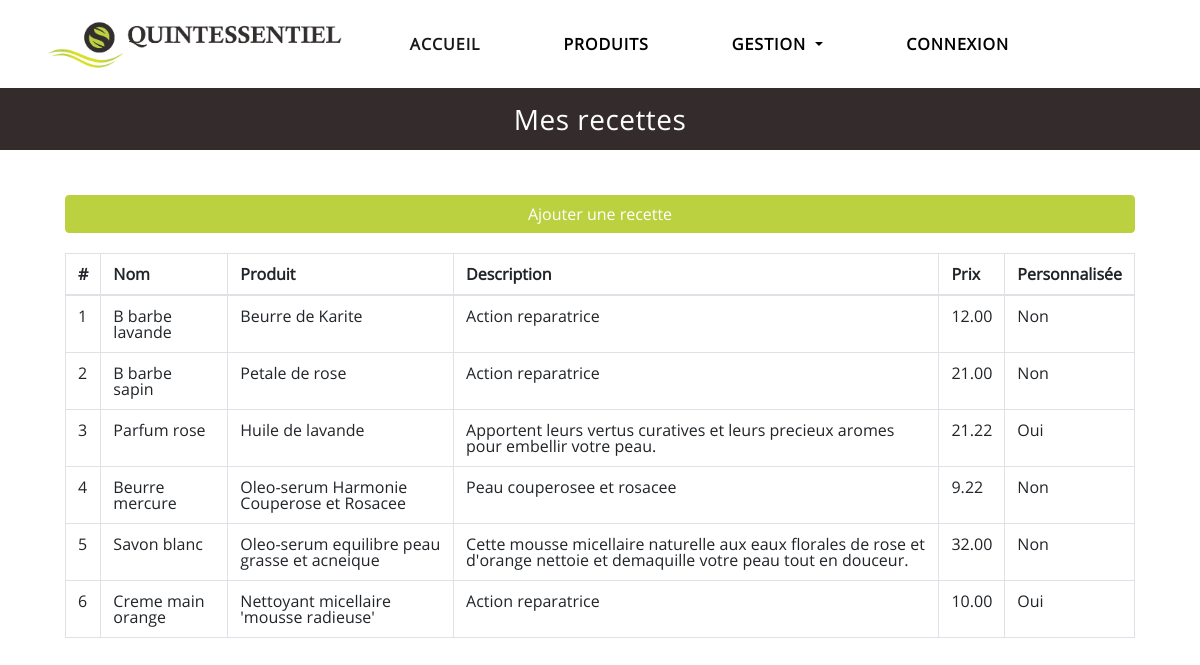
Screenshot of /myrecipes.php with the database file from the repository.
### tables this page shows
CREATE TABLE recipe (
	id_recipe INT NOT NULL AUTO_INCREMENT,
	id_product INT,
	name VARCHAR(255) NOT NULL,
	is_custom BOOLEAN NOT NULL DEFAULT 0,
	steps TEXT,
	PRIMARY KEY (id_recipe),
	FOREIGN KEY (id_product) REFERENCES product(id_product)
);

CREATE TABLE product (
	id_product INT NOT NULL AUTO_INCREMENT,
	name VARCHAR(128) NOT NULL,
	is_sellable BOOLEAN NOT NULL DEFAULT 0,
	description TEXT,
	price DECIMAL(7,2) NOT NULL DEFAULT 0.00,
	quantity INT NOT NULL DEFAULT 0,
	image_path VARCHAR(255),
	PRIMARY KEY (id_product)
);

### phpScripts/MgrDbConnection.php (called while the page is built, shortened)
<?php
class MgrDbConnection
{
    public function __construct($dbname, $username, $password, $err)
    {
        try {
            $this->dbConn = new PDO("mysql:host=localhost;dbname=" . $dbname. ";charset=utf8", $username, $password);
        } catch (PDOException $e) {
            throw new Exception("Error creating the DB Connection" . $e->getMessage());
        }
    }
}

### phpScripts/Recipe/MgrRecipe.php (called while the page is built, shortened)
<?php
require_once 'Recipe.php';
require_once __DIR__ . '/../QueryEngine.php';
require_once __DIR__ . '/../Product/MgrProduct.php';
class MgrRecipe
{
	private $mgrProduct;
	private $recipes;
	private $queryEngine;
	public function __construct()
	{
		$this->mgrProduct = new MgrProduct();
		$this->queryEngine = new QueryEngine();
	}
	public function selectAllRecipes()
	{
		$query = "SELECT * FROM recipe";
		$resultSet = 	$this->queryEngine->executeQuery($query);
		if (!$resultSet) {
			echo "Error while trying to load all recipes";
		} else {
			$this->resultToArray($resultSet);
		}
	}
	private function resultToArray($resultSet)
	{
		$this->recipes = array();
		foreach($resultSet->fetchAll(\PDO::FETCH_NUM) as $result) {
			$this->mgrProduct->getProductById($result[1]);
			$finalProduct = $this->mgrProduct->getProduct();
			$recipe = new Recipe(
				$result[2],
				$finalProduct[0],
				$result[3],
				$result[4]
			);
			$recipe->setId($result[0]);
			$recipe->setIngredients($this->getIngredientsArray($result[0]));
			array_push($this->recipes, $recipe);
		}
	}
	public function getRecipesArray()
	{
		return $this->recipes;
	}
	public function getIngredientsArray($recipeId) {
		$this->mgrProduct->getIngredients($recipeId);
		$ingredients = $this->mgrProduct->getProduct();
		return $ingredients;
	}
	public function getMgrProduct()
	{
		return $this->mgrProduct;
	}
}
?>

### phpScripts/Recipe/Recipe.php (called while the page is built, shortened)
<?php
class Recipe implements JsonSerializable {
	private $id;
	private $name;
	private $ingredients;
	private $finalProduct;
	private $custom;
	private $steps;
	public function __construct($name, $finalProduct, $custom, $steps) {
		$this->name = $name;
		$this->finalProduct = $finalProduct;
		$this->custom = $custom;
		$this->steps = $steps;
	}
	public function jsonSerialize() {
		return array(
				'id'=>$this->id,
				'name'=>$this->name,
				'ingredients'=>$this->ingredients,
				'finalProduct'=>$this->finalProduct,
				'custom'=>$this->custom,
				'steps'=>$this->steps
		);
}
	public function getId()
	{
		return $this->id;
	}
	public function setId($id)
	{
		$this->id = $id;
	}
	public function getName() {
		return $this->name;
	}
	public function setIngredients($ingredients) {
		$this->ingredients = $ingredients;
	}
	public function isCustom() {
		return $this->custom;
	}
}
?>

### phpScripts/QueryEngine.php (called while the page is built, shortened)
<?php
require_once 'MgrDbConnection.php';
class QueryEngine
{
    private $db;
    public function __construct()
    {
        $this->db = new MgrDbConnection("quintessentieldb", "root", "", true);
    }
    public function executeQuery($queryString, $parametersMap=[])
    {
        $conn = $this->db->getDbConn();
        $query = $queryString;
        $loading = $conn->prepare($query);
        foreach ($parametersMap as $key => $value) {
            $loading->bindValue($key, $value);
        }
        try {
            if (!$loading->execute()) {
                throw new Exception("Error");
            } else {
                return $loading;
            }
        } catch (Exception $e) {
            return false;
        }
    }
}

### phpScripts/Product/Product.php (called while the page is built, shortened)
<?php
class Product implements JsonSerializable
{
    private $id;
    private $name;
    private $categories;
    private $isSellable;
    private $price;
    private $description;
    private $quantity;
    private $imagePath;
    private $volumeUsed;
    public function __construct($name, $categories, $isSellable, $price, $description, $quantity, $imagePath, $volumeUsed = 0)
    {
        $this->name = $name;
        $this->categories = $categories;
        $this->isSellable = $isSellable;
        $this->price = $price;
        $this->description = $description;
        $this->quantity = $quantity;
        $this->imagePath = $imagePath;
        $this->volumeUsed = $volumeUsed;
    }
    public function jsonSerialize() {
        return array(
            'id' => $this->id,
            'name' => $this->name,
            'categories' => $this->categories,
            'isSellable' => $this->isSellable,
            'price' => $this->price,
            'description' => $this->description,
            'quantity' => $this->quantity,
            'imagePath' => $this->imagePath,
            'volumeUsed' => $this->volumeUsed
        );
    }
    public function setId($id)
    {
        $this->id = $id;
        return $this;
    }
    public function getName()
    {
        return $this->name;
    }
    public function getPrice()
    {
        return $this->price;
    }
    public function getDescription()
    {
        return $this->description;
    }
    public function setVolumeUsed($volume)
    {
        $this->volumeUsed = $volume;
    }
}

### phpScripts/Product/MgrProduct.php (called while the page is built, shortened)
<?php
include_once "Product.php";
require_once __DIR__ . '/../QueryEngine.php';
class MgrProduct
{
    private $products;
    private $mgrCategory;
    public function __construct()
    {
        $this->mgrCategory = new MgrCategory();
        $this->products = array();
    }
    public function getProductById($id_product)
    {
        $queryEngine = new QueryEngine();
        $query = "SELECT * FROM Product WHERE id_product = :id";
        $parameters =
            [
                ":id" => $id_product
            ];
        $resultSet = $queryEngine->executeQuery($query, $parameters);
        if (!$resultSet) {
            echo "Error while trying to load products by id";
        } else {
            $this->resultToArray($resultSet);
        }
    }
    public function getIngredients($recipeId)
    {
        $queryEngine = new QueryEngine();
        $query = "SELECT product.id_product AS id_product,
                product.name AS name,
                product.is_sellable AS is_sellable,
                product.price AS price,
                product.description AS description,
                product.quantity AS quantity,
                product.image_path AS image_path,
                ta_recipe_product.qty_ml AS qty_ml
                FROM product
                INNER JOIN ta_recipe_product
                ON product.id_product = ta_recipe_product.id_product
                WHERE id_recipe = :idRecipe";
        $parameters =
            [
                "idRecipe" => $recipeId,
            ];
        $resultSet = $queryEngine->executeQuery($query, $parameters);
    }
    private function resultToArray($resultSet)
    {
        $this->products = array();
        foreach ($resultSet->fetchAll(\PDO::FETCH_NUM) as $result) {
            $categories = $this->getProductCategoriesArray($result[0]);
            $product = new Product(
                $result[1],
                $categories,
                $result[2],
                $result[4],
                $result[3],
                $result[5],
                $result[6]
            );
            $product->setId($result[0]);
            if (isset($result[7])) {
                $product->setVolumeUsed($result[7]);
            }
            array_push($this->products, $product);
        }
    }
    public function getProductCategoriesArray($productId)
    {
		$this->mgrCategory->getProductCategories($productId);
		$categories = $this->mgrCategory->getCategories();
		return $categories;
    }
    public function getProduct()
    {
        return $this->products;
    }
}
?>

### phpScripts/Category/Category.php (called while the page is built, shortened)
<?php
class Category implements JsonSerializable
{
  private $id;
  private $name;
  private $active;
  private $description;
    public function jsonSerialize() {
      return array(
          'id' => $this->id,
          'name' => $this->name,
          'active' => $this->active,
          'description' => $this->description,
      );
  }
  public function setId($id)
  {
    $this->id = $id;
  }
  public function setName($name)
  {
    $this->name = $name;
  }
  public function setActive($active)
  {
    $this->active = $active;
  }
  public function setDescription($description)
  {
    $this->description = $description;
  }
}
?>

### phpScripts/Category/MgrCategory.php (called while the page is built, shortened)
<?php
require_once 'Category.php';
require_once __DIR__ . '/../QueryEngine.php';
class MgrCategory
{
  public function getProductCategories($productId)
  {
    $queryEngine = new QueryEngine();
    $query = "SELECT category.id_category, category.name, category.is_active, category.description
              FROM ta_product_category
              INNER JOIN category
              ON category.id_category = ta_product_category.id_category
              WHERE id_product = :productId";
    $parameters =
        [
            "productId" => $productId,
        ];
    $resultSet = $queryEngine->executeQuery($query, $parameters);
  }
}
?>

### phpScripts/Recipe/CtrlRecipe.php (the view, shortened to what this page needs)
<?php
include_once "MgrRecipe.php";
class CtrlRecipe
{
	private $mgrRecipe;
	public function __construct()
	{
		$this->mgrRecipe = new MgrRecipe();
	}
	public function loadAllRecipesTable()
	{
		$this->mgrRecipe->selectAllRecipes();
		$this->displayRecipesRows();
	}
	private function displayRecipesRows()
	{
		$recipes = $this->mgrRecipe->getRecipesArray();
		$html = "";
		foreach ($recipes as $recipe) {
			$this->mgrRecipe->getMgrProduct()->getProductById($recipe->getFinalProduct()->getId());
			$finalProduct = $this->mgrRecipe->getMgrProduct()->getProduct();
			$html .= "<tr data-toggle=\"modal\" data-target=\"#editModal\" onclick='editRecipe(".json_encode($recipe, JSON_HEX_APOS, JSON_HEX_QUOT).");' title=\"Modifier la recette\" id=\"" . $recipe->getId() . "\">";
			$html .= "<td>" . $recipe->getId() . "</td>";
			$html .= "<td>" . $recipe->getName() . "</td>";
			$html .= "<td>" . $finalProduct[0]->getName() . "</td>";
			$html .= "<td>" . $finalProduct[0]->getDescription() . "</td>";
			$html .= "<td>" . $finalProduct[0]->getPrice() . "</td>";
			if ($recipe->isCustom() == 1) {
				$html .= "<td> Oui </td>";
			} else {
				$html .= "<td> Non </td>";
			}
			$html .= "</tr>";
		}
		echo $html;
	}
}
?>

### css/style_index.css (style rules this page uses)
html, body, div, span, applet, object, iframe, h1, h2, h3, h4, h5, h6, p, blockquote, pre, a, abbr, acronym, address, big, cite, code, del, dfn, em, img, ins, kbd, q, s, samp, small, strike, strong, sub, sup, tt, var, b, u, i, center, dl, dt, dd, ol, ul, li, fieldset, form, label, legend, table, caption, tbody, tfoot, thead, tr, th, td, article, aside, canvas, details, embed, figure, figcaption, footer, header, hgroup, menu, nav, output, ruby, section, summary, time, mark, audio, video { margin: 0; padding: 0; border: 0; vertical-align: baseline; }
article, aside, details, figcaption, figure, footer, header, hgroup, menu, nav, section { display: block; }
body { line-height: 1; }
ol, ul { list-style: none; }
* { box-sizing: border-box; }
body { font-family: 'OpenSans', Arial, Helvetica, sans-serif; padding:0; overflow-x: hidden; }
img { max-width: 100%; height: auto; }
.img-logo-nav { width: 350px; max-width: 100%; height: auto; display: block; margin: 5px 30px; }
.navbar-light { background-color: #fff !important; }
.navbar-nav { margin-right: 100px; padding:0; }
.navbar-light .navbar-nav .nav-link { margin-right: 50px; }
.navbar-light .navbar-nav .nav-link { padding-right: 25px; color: #000; text-transform: uppercase; letter-spacing: 1px; font-weight: 600; }

### rows the page displays
recipe: id_recipe "1", name "B barbe lavande", id_product.name "Beurre de Karite", id_product.description "Action reparatrice", id_product.price "12.00", is_custom "Non"
recipe: id_recipe "2", name "B barbe sapin", id_product.name "Petale de rose", id_product.description "Action reparatrice", id_product.price "21.00", is_custom "Non"
recipe: id_recipe "3", name "Parfum rose", id_product.name "Huile de lavande", id_product.description "Apportent leurs vertus curatives et leurs precieux aromes pour embellir votre peau.", id_product.price "21.22", is_custom "Oui"
recipe: id_recipe "4", name "Beurre mercure", id_product.name "Oleo-serum Harmonie Couperose et Rosacee", id_product.description "Peau couperosee et rosacee", id_product.price "9.22", is_custom "Non"
recipe: id_recipe "5", name "Savon blanc", id_product.name "Oleo-serum equilibre peau grasse et acneique", id_product.description "Cette mousse micellaire naturelle aux eaux florales de rose et d'orange nettoie et demaquille votre peau tout en douceur.", id_product.price "32.00", is_custom "Non"
recipe: id_recipe "6", name "Creme main orange", id_product.name "Nettoyant micellaire 'mousse radieuse'", id_product.description "Action reparatrice", id_product.price "10.00", is_custom "Oui"
